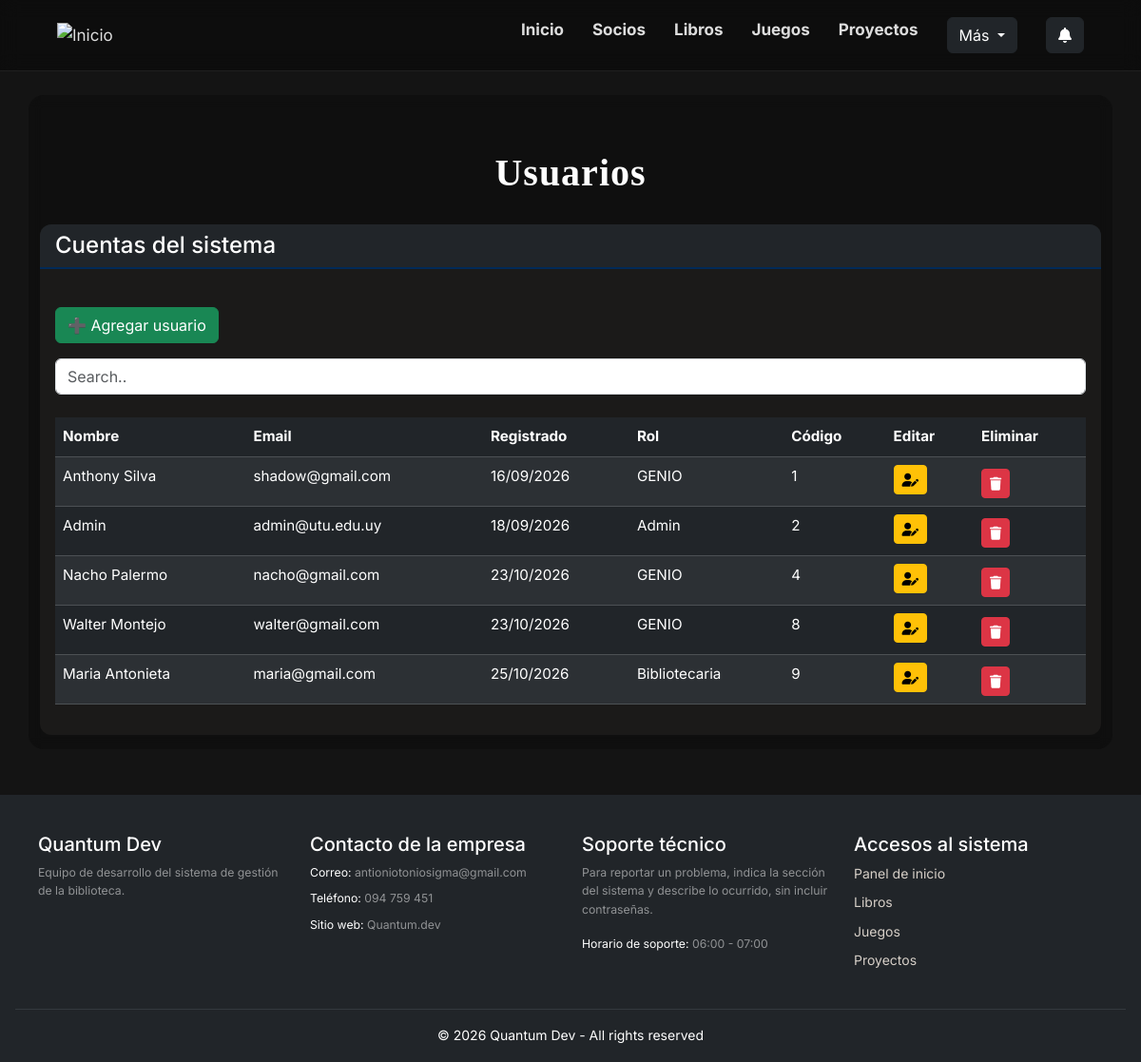
Before: /index.php?accion=listarUsuarios (signed in) with the older database file.
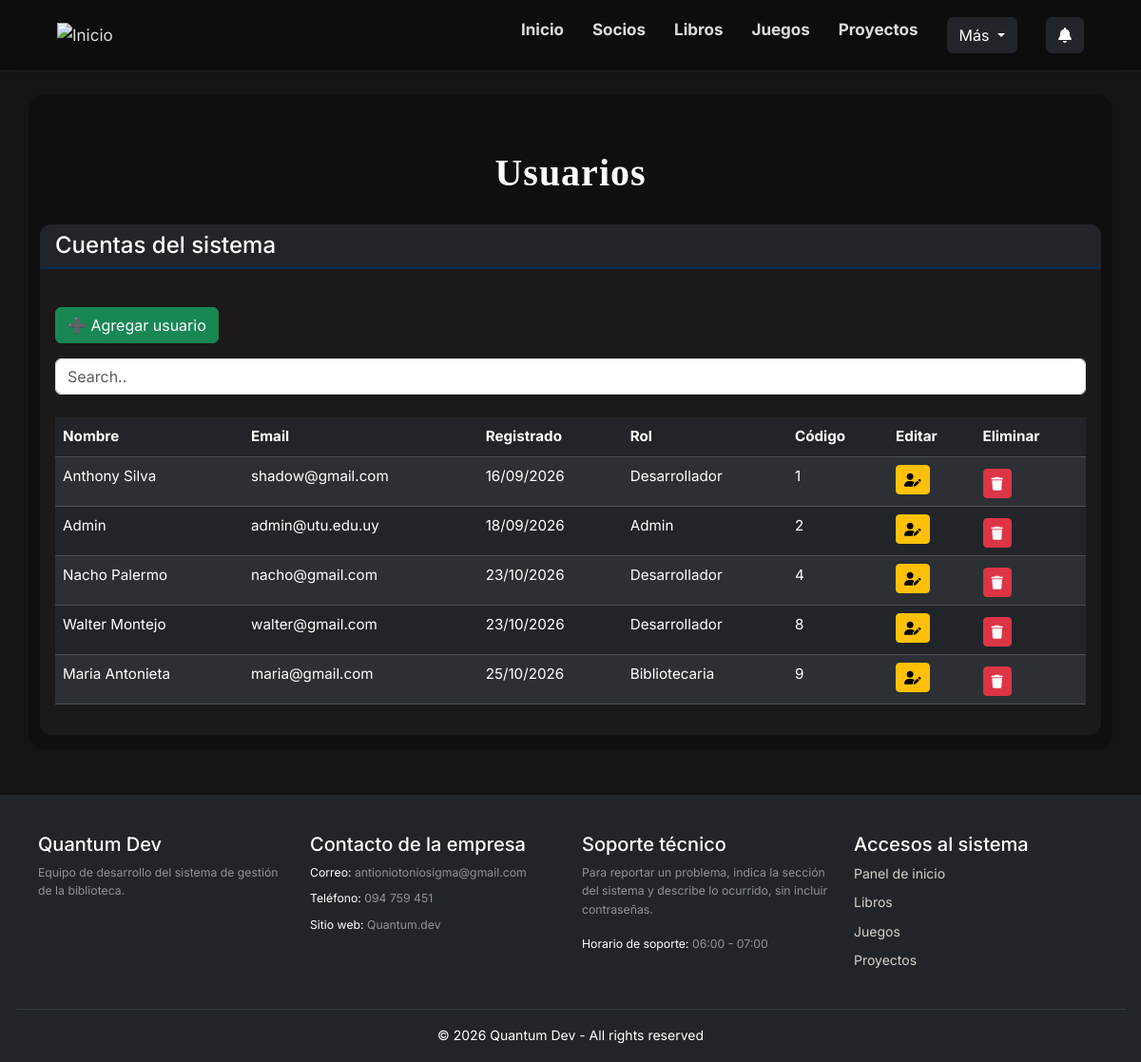
After: the same page with the newer database file.
### tables this page shows
CREATE TABLE `usuarios` (
  `id` int(11) NOT NULL,
  `nombre` varchar(100) NOT NULL,
  `email` varchar(150) NOT NULL,
  `password` varchar(255) NOT NULL,
  `fecha_registro` timestamp NOT NULL DEFAULT current_timestamp(),
  `roles` varchar(20) DEFAULT NULL
);

### controllers/UsuarioController.php (called while the page is built, shortened)
<?php
function listarUsuarios() {
    global $pdo;
    $usuarios = Usuario::listar($pdo);
    require __DIR__ . '/../views/usuarios/verusuario.php';
}

### models/Usuario.php (called while the page is built, shortened)
<?php
class Usuario
{
    private ?int $id;
    private string $nombre;
    private string $email;
    private string $fecha_registro;
    private string $roles;
    public function __construct(
        string $nombre,
        string $email,
        string $password,
        string $fecha_registro = '',
        string $roles = '',
        ?int   $id = null
    ) {
        $this->nombre           = $nombre;
        $this->email            = $email;
        $this->fecha_registro   = $fecha_registro;
        $this->roles            = $roles;
        $this->id               = $id;
    }
    public function getId(): ?int
    {
        return $this->id;
    }
    public function getNombre(): string
    {
        return $this->nombre;
    }
    public function getEmail(): string
    {
        return $this->email;
    }
    public function getFechaRegistro(): string
    {
        return $this->fecha_registro;
    }
    public function getRoles(): string
    {
        return $this->roles;
    }
    private static function desdeFila(array $f): Usuario
    {
        return new Usuario(
            (string) $f['nombre'],
            (string) $f['email'],
            (string) $f['password'],
            (string) ($f['fecha_registro'] ?? ''),
            (string) ($f['roles'] ?? ''),
            isset($f['id']) ? (int) $f['id'] : null
        );
    }
    public static function listar(PDO $pdo): array
    {
        $stmt = $pdo->query("SELECT * FROM usuarios ORDER BY id");
        $usuarios = [];
        foreach ($stmt->fetchAll(PDO::FETCH_ASSOC) as $f) {
            $usuarios[] = self::desdeFila($f);
        }
        return $usuarios;
    }
}

### views/usuarios/verusuario.php (the view, shortened to what this page needs)
<?php require __DIR__ . '/../../includes/header.php'; ?>
<link rel="stylesheet" href="https://cdnjs.cloudflare.com/ajax/libs/font-awesome/6.4.0/css/all.min.css">
<h1 class="titulo mt-5"><b>Usuarios</b></h1>
<div class="card">
        <div class="card-header bg-dark text-white">
            <h4 class="mb-0">Cuentas del sistema</h4>
        </div>
        <br>
    <div class="card-body">
            <div class="mb-3">
        <a href="index.php?accion=formCrearUsuario" class="btn btn-success">
            ➕ Agregar usuario
        </a>
    </div>
        <input class="form-control" id="myInput" type="text" placeholder="Search..">
        <br>
        <div class="table-responsive">
                <table class="table table-striped table-dark">
                    <thead>
                        <tr>
                        <th scope="col">Nombre</th>
                        <th scope="col">Email</th>
                        <th scope="col">Registrado</th>
                        <th scope="col">Rol</th>
                        <th scope="col">Código</th>
                        <th scope="col">Editar</th>
                        <th scope="col">Eliminar</th>
                        </tr>
                    </thead>
                    <tbody id="myTable">
                        <?php foreach ($usuarios as $u): ?>
                            <tr>
                                <td><?= htmlspecialchars($u->getNombre()) ?></td>
                                <td><?= $u->getEmail() ?></td>
                                <td><?= $u->getFechaRegistro() !== '' ? date('d/m/Y', strtotime($u->getFechaRegistro())) : '-' ?></td>
                                <td><?= htmlspecialchars($u->getRoles()) ?></td>
                                <td><?= $u->getId() ?></td>
                                <td>
                                    <div class="d-flex gap-2">
                                        <a href="index.php?accion=formEditarUsuario&id=<?= $u->getId() ?>"
                                           class="btn btn-warning btn-sm">
                                            <i class="fa-solid fa-user-pen"></i>
                                        </a>
                                    </div>
                                </td>
                                <td>
                                    <div class="d-flex gap-2 mt-1">
                                        <a href="index.php?accion=eliminarUsuario&id=<?= $u->getId() ?>"
                                           class="btn btn-danger btn-sm"
                                           onclick="return confirm('¿Deseas eliminar este usuario?')">
                                            <i class="fa-solid fa-trash"></i>
                                        </a>
                                    </div>
                                </td>
                            </tr>
            <?php endforeach; ?>
                    </tbody>
                </table>
            </div>
        </div>
    </div>
</div>
<?php require __DIR__ . '/../../includes/footer.php'; ?>

Changed rows visible on the page:
changed usuarios "Anthony Silva": roles "GENIO" → "Desarrollador"
changed usuarios "Nacho Palermo": roles "GENIO" → "Desarrollador"
changed usuarios "Walter Montejo": roles "GENIO" → "Desarrollador"
